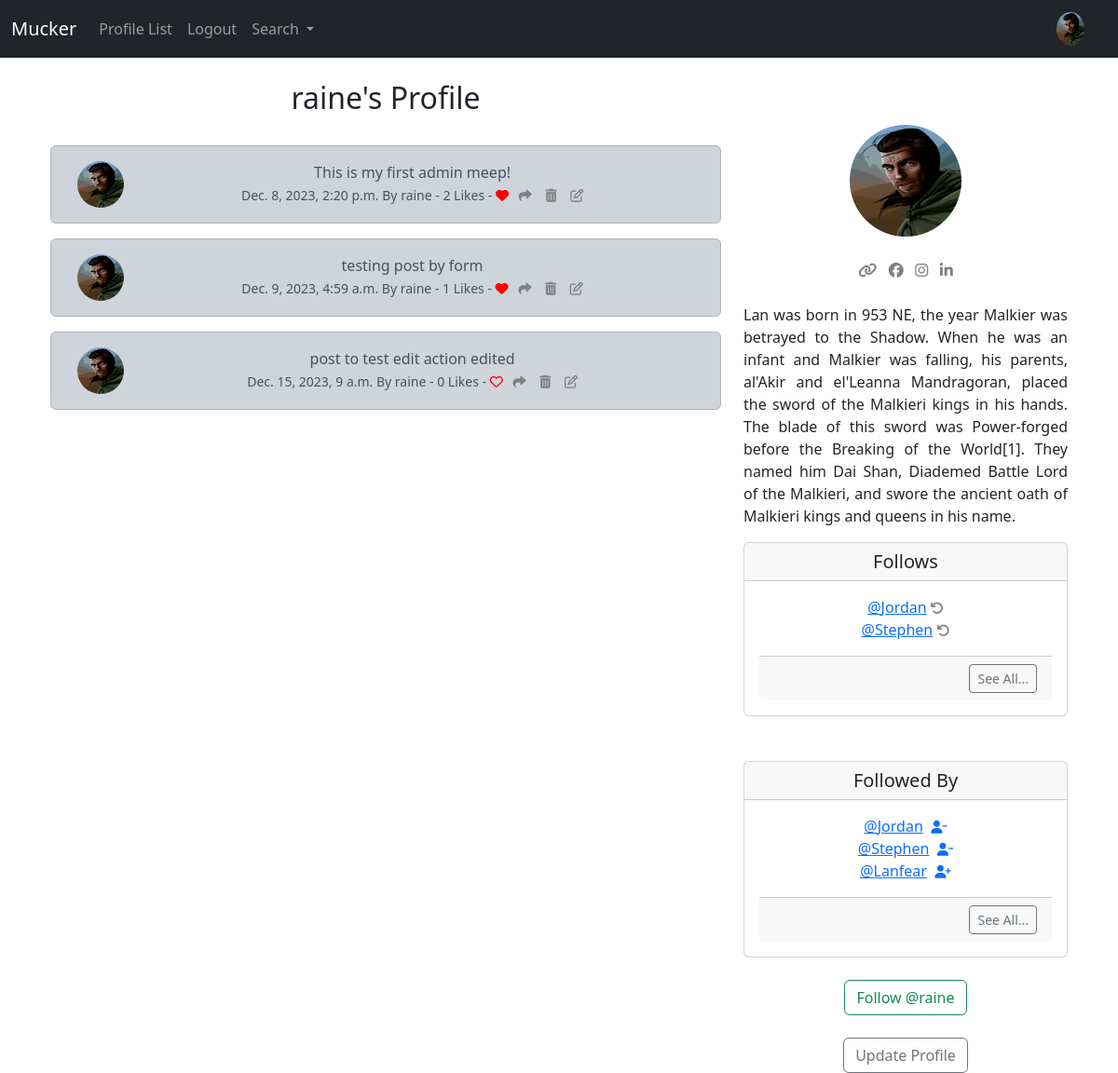
The page /profile/1 (signed in) on the database as committed earlier.
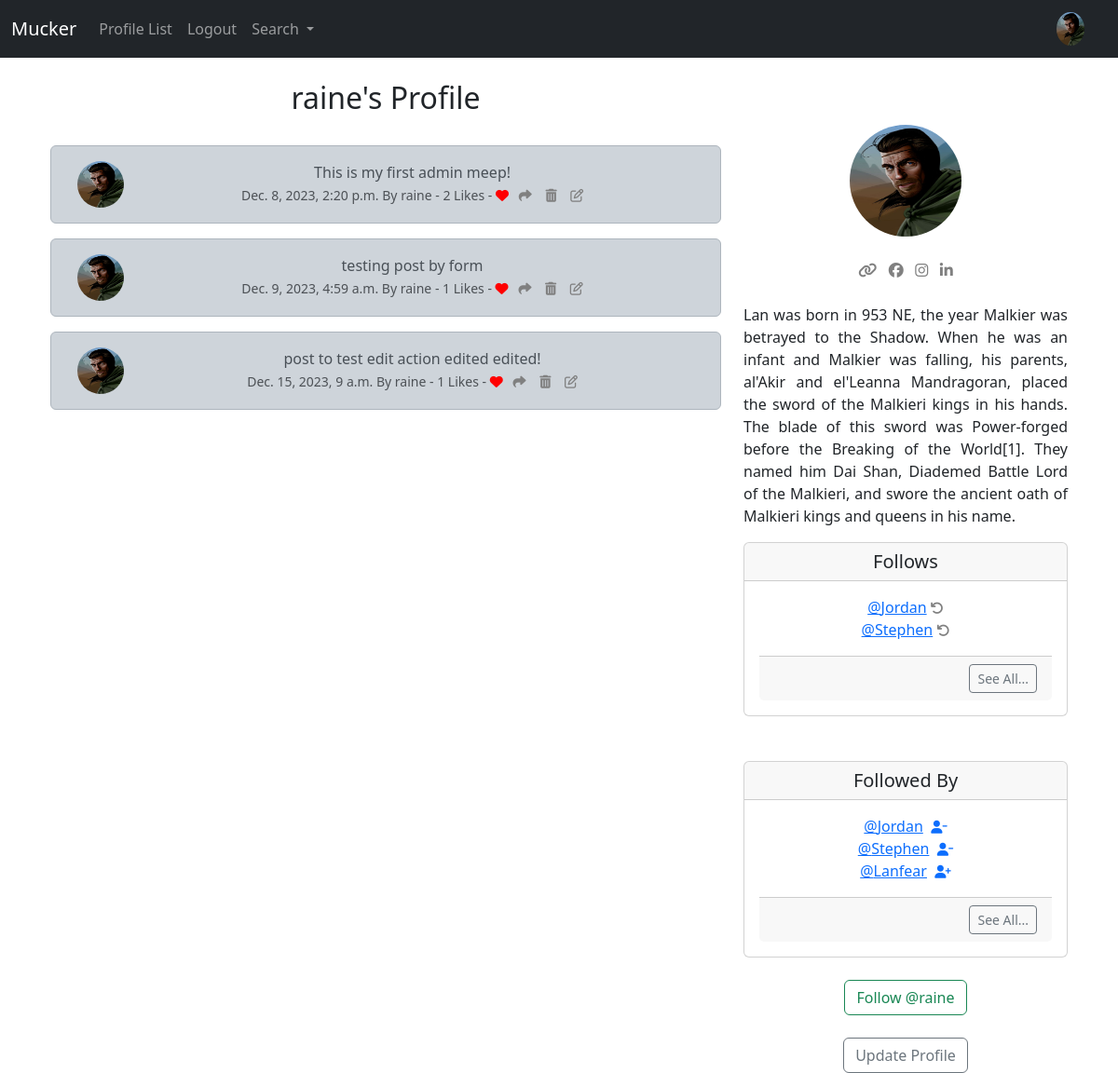
The same page on the database as committed later.
### musker/models.py (models this page shows, shortened)
class Meep(models.Model):
	user = models.ForeignKey(
		User, related_name = "meeps",
		on_delete = models.DO_NOTHING
		)
	body = models.CharField(max_length = 200)
	created_at = models.DateTimeField(auto_now_add = True)
	likes = models.ManyToManyField(User, related_name="meep_like",  blank=True)
	def number_of_likes(self):
		return self.likes.count()

class Profile(models.Model):
	user = models.OneToOneField(User, on_delete=models.CASCADE)
	follows = models.ManyToManyField("self",
		related_name = "followed_by",
		symmetrical = False,
		blank = True)
	date_modifed = models.DateTimeField(User, auto_now = True)
	profile_image = models.ImageField(null=True, blank=True, upload_to="images/")
	profile_bio = models.CharField(null = True, blank=True, max_length=500)
	homepage_link = models.CharField(null = True, blank=True, max_length=100)
	facebook_link = models.CharField(null = True, blank=True, max_length=100)
	instagram_link = models.CharField(null = True, blank=True, max_length=100)
	linkedin_link = models.CharField(null = True, blank=True, max_length=100)
	def __str__(self):
		return self.user.username

### musker/views.py (the view, shortened to what this page needs)
# urls.py: path('profile/<int:pk>', views.profile, name= 'profile'),
def profile(request,pk):
	if request.user.is_authenticated:
		profile = Profile.objects.get(user_id=pk)
		meeps = Meep.objects.filter(user_id=pk)
		return render(request, "profile.html",
			{'profile': profile,
			"meeps": meeps})
	else:
		messages.success(request,("You must be logged in to view this page.."))
		return redirect('home')

### musker/templates/profile.html (shortened to what the changed rows need)
{% extends 'base.html' %}
{% load static %}
{% block content%}
	{% if profile %}
		<div class="container text-center">
			<div class="row">
				<div class="col-8">
					<h2>{{ profile.user.username }}'s Profile</h2><br/>
					{% if meeps %}
						{% for meep in meeps %}
							<div class="alert alert-dark" role="alert">
								<div class="container">
									<div class="row">
										<div class="col-1">
											{% if profile.profile_image %}
								    		<img src="{{ profile.profile_image.url }}" width="50"
								    		height="50" class="rounded-circle" alt="{{ profile.user.username }}">
								    	{% else %}
								      	<img src="{% static 'images/pp.jpg' %}" width="50"
								    		height="50" class="rounded-circle" alt="Profile Image">
								      {% endif %}
										</div>
										<div class="col-11">
											{{meep.body}}<br/>
								  		<small class="text-muted">
								  			{{meep.created_at}} By {{meep.user.username}}
								  			- {{ meep.number_of_likes }} Likes -
								  			{% if user in meep.likes.all %}
							  					<a href="{% url 'meep_like' meep.id %}"><i class="fa fa-heart" style="color:red"></i></a>
							  				{% else %}
							  					<a href="{% url 'meep_like' meep.id %}"><i class="fa fa-heart-o" style="color:red"></i></a>
							  				{% endif %}
							  				<a href="{% url 'meep_show' meep.id %}"><i class="fa-solid fa-share" style="color:gray;"></i></a>
							  				{% if request.user.username == profile.user.username %}
							  					<a href="{% url 'delete_meep' meep.id %}"><i class="fa fa-trash" style="color:gray"></i></a>
							  					<a href="{% url 'edit_meep' meep.id %}"><i class="fa fa-edit" style="color:gray"></i></a>
							  				{% endif %}
								  		</small>
										</div>
									</div>
								</div>
							</div>
						{% endfor %}
					{% endif %}
				</div>
			</div>
		</div>
	{% endif %}
{% endblock %}

Rows that differ between the two databases and show on the page:
changed Meep: body "post to test edit action edited" → "post to test edit action edited edited!"; number_of_likes "0" → "1"
